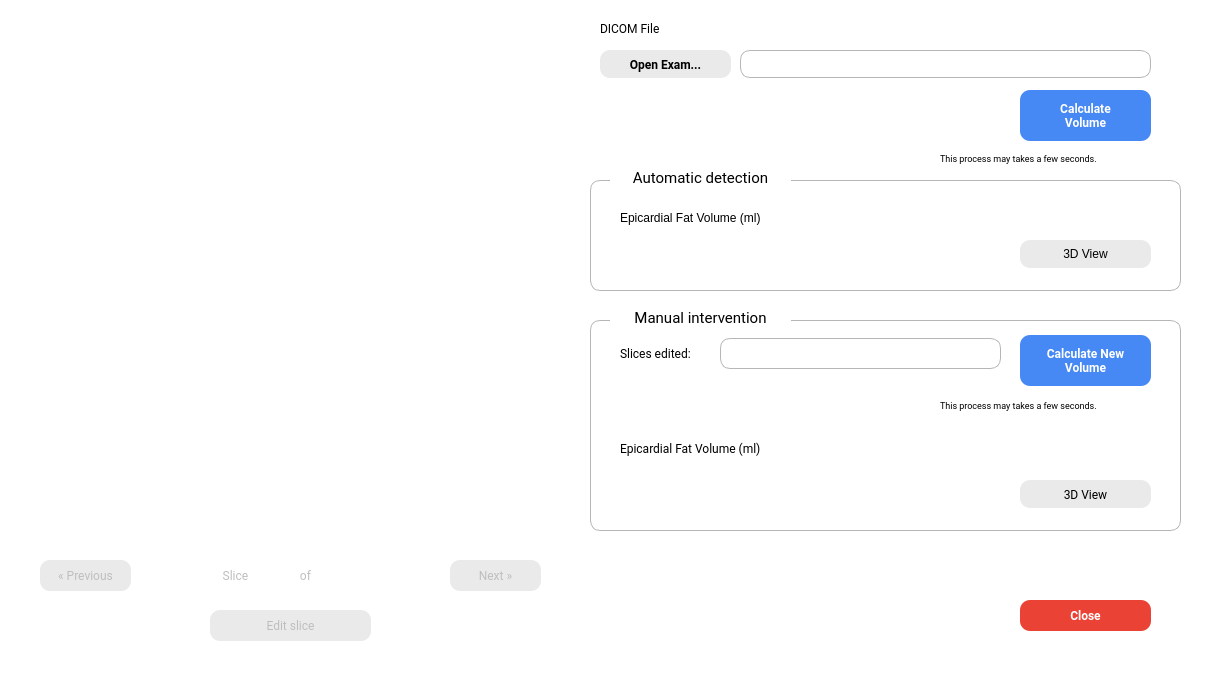
<?xml version="1.0" encoding="UTF-8"?>
<ui version="4.0">
 <class>MainWindow</class>
 <widget class="QMainWindow" name="MainWindow">
  <property name="geometry">
   <rect>
    <x>0</x>
    <y>0</y>
    <width>1208</width>
    <height>700</height>
   </rect>
  </property>
  <property name="sizePolicy">
   <sizepolicy hsizetype="Fixed" vsizetype="Preferred">
    <horstretch>0</horstretch>
    <verstretch>0</verstretch>
   </sizepolicy>
  </property>
  <property name="minimumSize">
   <size>
    <width>1208</width>
    <height>700</height>
   </size>
  </property>
  <property name="maximumSize">
   <size>
    <width>1208</width>
    <height>700</height>
   </size>
  </property>
  <property name="mouseTracking">
   <bool>false</bool>
  </property>
  <property name="tabletTracking">
   <bool>false</bool>
  </property>
  <property name="windowTitle">
   <string>MainWindow</string>
  </property>
  <property name="styleSheet">
   <string notr="true">background-color:rgb(255, 255, 255);</string>
  </property>
  <widget class="QWidget" name="centralwidget">
   <widget class="QLineEdit" name="filename">
    <property name="geometry">
     <rect>
      <x>740</x>
      <y>50</y>
      <width>411</width>
      <height>28</height>
     </rect>
    </property>
    <property name="font">
     <font>
      <family>Roboto</family>
     </font>
    </property>
    <property name="styleSheet">
     <string notr="true">QLineEdit{
	border-style: solid;
    border-width: 1px;
	border-radius: 10px;
	border-color: rgb(183,181,181);
}</string>
    </property>
    <property name="text">
     <string/>
    </property>
    <property name="frame">
     <bool>false</bool>
    </property>
   </widget>
   <widget class="QPushButton" name="openFile">
    <property name="geometry">
     <rect>
      <x>600</x>
      <y>50</y>
      <width>131</width>
      <height>28</height>
     </rect>
    </property>
    <property name="font">
     <font>
      <family>Roboto</family>
      <pointsize>9</pointsize>
      <weight>75</weight>
      <bold>true</bold>
     </font>
    </property>
    <property name="styleSheet">
     <string notr="true">QPushButton{
	border-style: solid;
    border-width: 0px;
	border-radius: 10px;
	background-color: rgb(234,234,234);
}

QPushButton::hover
{
	background-color: rgb(183,181,181);
}</string>
    </property>
    <property name="text">
     <string>Open Exam...</string>
    </property>
   </widget>
   <widget class="QLabel" name="imageHeart">
    <property name="enabled">
     <bool>true</bool>
    </property>
    <property name="geometry">
     <rect>
      <x>30</x>
      <y>20</y>
      <width>520</width>
      <height>520</height>
     </rect>
    </property>
    <property name="text">
     <string/>
    </property>
    <property name="pixmap">
     <pixmap resource="resources/resources.qrc">:/aux/default_txt.png</pixmap>
    </property>
    <property name="scaledContents">
     <bool>true</bool>
    </property>
    <property name="alignment">
     <set>Qt::AlignCenter</set>
    </property>
   </widget>
   <widget class="QGroupBox" name="manual_intervention">
    <property name="enabled">
     <bool>true</bool>
    </property>
    <property name="geometry">
     <rect>
      <x>590</x>
      <y>320</y>
      <width>591</width>
      <height>211</height>
     </rect>
    </property>
    <property name="font">
     <font>
      <family>Roboto</family>
      <pointsize>10</pointsize>
     </font>
    </property>
    <property name="styleSheet">
     <string notr="true">QGroupBox{
background-color:none;
border: 1px solid rgb(183,181,181); 
border-radius: 10px; 
}</string>
    </property>
    <property name="title">
     <string/>
    </property>
    <widget class="QGroupBox" name="duringEditionBox">
     <property name="geometry">
      <rect>
       <x>0</x>
       <y>15</y>
       <width>571</width>
       <height>91</height>
      </rect>
     </property>
     <property name="font">
      <font>
       <family>Roboto</family>
      </font>
     </property>
     <property name="styleSheet">
      <string notr="true">QGroupBox{
border-style: none;
background-color:none;
}

</string>
     </property>
     <property name="title">
      <string/>
     </property>
     <widget class="QPushButton" name="generateVolumeSemi">
      <property name="geometry">
       <rect>
        <x>430</x>
        <y>0</y>
        <width>131</width>
        <height>51</height>
       </rect>
      </property>
      <property name="font">
       <font>
        <family>Roboto</family>
        <pointsize>9</pointsize>
        <weight>75</weight>
        <bold>true</bold>
       </font>
      </property>
      <property name="mouseTracking">
       <bool>false</bool>
      </property>
      <property name="styleSheet">
       <string notr="true">QPushButton{
	border-style: solid;
    border-width: 0px;
	border-radius: 10px;
	background-color: rgb(70,136,244);
	color:rgb(255, 255, 255)
}

QPushButton::hover
{
	background-color: rgb(18,77,150);
}</string>
      </property>
      <property name="text">
       <string>Calculate New 
Volume</string>
      </property>
     </widget>
     <widget class="QTextEdit" name="slices">
      <property name="geometry">
       <rect>
        <x>130</x>
        <y>3</y>
        <width>281</width>
        <height>31</height>
       </rect>
      </property>
      <property name="font">
       <font>
        <pointsize>9</pointsize>
        <weight>50</weight>
        <bold>false</bold>
       </font>
      </property>
      <property name="styleSheet">
       <string notr="true">QTextEdit{
	border-style: solid;
    border-width: 1px;
	border-radius: 10px;
	border-color: rgb(183,181,181);
}</string>
      </property>
      <property name="frameShape">
       <enum>QFrame::NoFrame</enum>
      </property>
      <property name="readOnly">
       <bool>true</bool>
      </property>
     </widget>
     <widget class="QLabel" name="slices_edited">
      <property name="geometry">
       <rect>
        <x>30</x>
        <y>10</y>
        <width>91</width>
        <height>16</height>
       </rect>
      </property>
      <property name="font">
       <font>
        <family>Roboto</family>
        <pointsize>9</pointsize>
       </font>
      </property>
      <property name="text">
       <string>Slices edited:</string>
      </property>
     </widget>
     <widget class="QGroupBox" name="infoAuto_2">
      <property name="geometry">
       <rect>
        <x>320</x>
        <y>50</y>
        <width>251</width>
        <height>41</height>
       </rect>
      </property>
      <property name="styleSheet">
       <string notr="true">QGroupBox{
border-style: none;
background-color:none;
}</string>
      </property>
      <property name="title">
       <string/>
      </property>
      <widget class="QLabel" name="textAuto_2">
       <property name="geometry">
        <rect>
         <x>30</x>
         <y>10</y>
         <width>211</width>
         <height>21</height>
        </rect>
       </property>
       <property name="font">
        <font>
         <family>Roboto</family>
         <pointsize>7</pointsize>
         <weight>50</weight>
         <bold>false</bold>
        </font>
       </property>
       <property name="styleSheet">
        <string notr="true">background-color:none;</string>
       </property>
       <property name="text">
        <string>This process may takes a few seconds.</string>
       </property>
      </widget>
      <widget class="QLabel" name="iconAuto_2">
       <property name="geometry">
        <rect>
         <x>10</x>
         <y>10</y>
         <width>15</width>
         <height>15</height>
        </rect>
       </property>
       <property name="autoFillBackground">
        <bool>false</bool>
       </property>
       <property name="text">
        <string/>
       </property>
       <property name="pixmap">
        <pixmap resource="resources/resources.qrc">:/aux/info.png</pixmap>
       </property>
       <property name="scaledContents">
        <bool>true</bool>
       </property>
      </widget>
     </widget>
    </widget>
    <widget class="QGroupBox" name="afterEditionBox">
     <property name="geometry">
      <rect>
       <x>0</x>
       <y>100</y>
       <width>571</width>
       <height>101</height>
      </rect>
     </property>
     <property name="styleSheet">
      <string notr="true">QGroupBox{
border-style: none;
background-color:none;
}</string>
     </property>
     <property name="title">
      <string/>
     </property>
     <widget class="QTextEdit" name="volume_2">
      <property name="geometry">
       <rect>
        <x>30</x>
        <y>45</y>
        <width>141</width>
        <height>41</height>
       </rect>
      </property>
      <property name="font">
       <font>
        <pointsize>15</pointsize>
       </font>
      </property>
      <property name="styleSheet">
       <string notr="true">background-color: rgba(0,0,0,0%);</string>
      </property>
      <property name="frameShape">
       <enum>QFrame::NoFrame</enum>
      </property>
      <property name="readOnly">
       <bool>true</bool>
      </property>
     </widget>
     <widget class="QLabel" name="new_volume">
      <property name="geometry">
       <rect>
        <x>30</x>
        <y>20</y>
        <width>171</width>
        <height>16</height>
       </rect>
      </property>
      <property name="font">
       <font>
        <family>Roboto</family>
        <pointsize>9</pointsize>
       </font>
      </property>
      <property name="text">
       <string>Epicardial Fat Volume (ml)</string>
      </property>
     </widget>
     <widget class="QPushButton" name="view3DSemi">
      <property name="geometry">
       <rect>
        <x>430</x>
        <y>60</y>
        <width>131</width>
        <height>28</height>
       </rect>
      </property>
      <property name="font">
       <font>
        <family>Roboto</family>
        <pointsize>9</pointsize>
       </font>
      </property>
      <property name="styleSheet">
       <string notr="true">QPushButton{
	border-style: solid;
    border-width: 0px;
	border-radius: 10px;
	background-color: rgb(234,234,234);
}

QPushButton::hover
{
	background-color: rgb(183,181,181);
}</string>
      </property>
      <property name="text">
       <string>3D View</string>
      </property>
     </widget>
    </widget>
   </widget>
   <widget class="QLabel" name="dicom_file">
    <property name="geometry">
     <rect>
      <x>600</x>
      <y>20</y>
      <width>91</width>
      <height>16</height>
     </rect>
    </property>
    <property name="font">
     <font>
      <family>Roboto</family>
      <pointsize>9</pointsize>
     </font>
    </property>
    <property name="text">
     <string>DICOM File</string>
    </property>
   </widget>
   <widget class="QPushButton" name="generateVolumeAuto">
    <property name="enabled">
     <bool>true</bool>
    </property>
    <property name="geometry">
     <rect>
      <x>1020</x>
      <y>90</y>
      <width>131</width>
      <height>51</height>
     </rect>
    </property>
    <property name="font">
     <font>
      <family>Roboto</family>
      <pointsize>9</pointsize>
      <weight>75</weight>
      <bold>true</bold>
     </font>
    </property>
    <property name="mouseTracking">
     <bool>false</bool>
    </property>
    <property name="styleSheet">
     <string notr="true">QPushButton{
	border-style: solid;
    border-width: 0px;
	border-radius: 10px;
	background-color: rgb(70,136,244);
	color:rgb(255, 255, 255)
}

QPushButton::hover
{
	background-color: rgb(18,77,150);
}</string>
    </property>
    <property name="text">
     <string>Calculate 
Volume</string>
    </property>
   </widget>
   <widget class="QGroupBox" name="automatic_intervention">
    <property name="enabled">
     <bool>true</bool>
    </property>
    <property name="geometry">
     <rect>
      <x>590</x>
      <y>180</y>
      <width>591</width>
      <height>111</height>
     </rect>
    </property>
    <property name="font">
     <font>
      <family>Roboto</family>
      <pointsize>10</pointsize>
      <weight>50</weight>
      <bold>false</bold>
     </font>
    </property>
    <property name="styleSheet">
     <string notr="true">QGroupBox{
background-color:none;
border: 1px solid rgb(183,181,181); 
border-radius: 10px; 
}</string>
    </property>
    <property name="title">
     <string/>
    </property>
    <widget class="QPushButton" name="view3DAuto">
     <property name="geometry">
      <rect>
       <x>430</x>
       <y>60</y>
       <width>131</width>
       <height>28</height>
      </rect>
     </property>
     <property name="font">
      <font>
       <pointsize>9</pointsize>
      </font>
     </property>
     <property name="styleSheet">
      <string notr="true">QPushButton{
	border-style: solid;
    border-width: 0px;
	border-radius: 10px;
	background-color: rgb(234,234,234);
}

QPushButton::hover
{
	background-color: rgb(183,181,181);
}</string>
     </property>
     <property name="text">
      <string>3D View</string>
     </property>
    </widget>
    <widget class="QLabel" name="volume_detected">
     <property name="geometry">
      <rect>
       <x>30</x>
       <y>30</y>
       <width>171</width>
       <height>16</height>
      </rect>
     </property>
     <property name="font">
      <font>
       <pointsize>9</pointsize>
      </font>
     </property>
     <property name="text">
      <string>Epicardial Fat Volume (ml)</string>
     </property>
    </widget>
    <widget class="QLineEdit" name="volume">
     <property name="geometry">
      <rect>
       <x>30</x>
       <y>55</y>
       <width>131</width>
       <height>31</height>
      </rect>
     </property>
     <property name="font">
      <font>
       <pointsize>15</pointsize>
      </font>
     </property>
     <property name="styleSheet">
      <string notr="true">background-color: rgba(0,0,0,0%);</string>
     </property>
     <property name="text">
      <string/>
     </property>
     <property name="frame">
      <bool>false</bool>
     </property>
     <property name="readOnly">
      <bool>true</bool>
     </property>
    </widget>
   </widget>
   <widget class="QGroupBox" name="slicesManager">
    <property name="enabled">
     <bool>false</bool>
    </property>
    <property name="geometry">
     <rect>
      <x>30</x>
      <y>550</y>
      <width>521</width>
      <height>101</height>
     </rect>
    </property>
    <property name="styleSheet">
     <string notr="true">QGroupBox{
border-style: none;
background-color:none;
}</string>
    </property>
    <property name="title">
     <string/>
    </property>
    <widget class="QTextEdit" name="total_slices">
     <property name="geometry">
      <rect>
       <x>300</x>
       <y>10</y>
       <width>41</width>
       <height>41</height>
      </rect>
     </property>
     <property name="font">
      <font>
       <family>Roboto</family>
       <pointsize>11</pointsize>
       <weight>50</weight>
       <bold>false</bold>
      </font>
     </property>
     <property name="mouseTracking">
      <bool>true</bool>
     </property>
     <property name="styleSheet">
      <string notr="true">background-color: rgba(0,0,0,0%);</string>
     </property>
     <property name="frameShape">
      <enum>QFrame::NoFrame</enum>
     </property>
     <property name="lineWidth">
      <number>1</number>
     </property>
     <property name="autoFormatting">
      <set>QTextEdit::AutoNone</set>
     </property>
     <property name="textInteractionFlags">
      <set>Qt::NoTextInteraction</set>
     </property>
     <property name="placeholderText">
      <string/>
     </property>
    </widget>
    <widget class="QLabel" name="label_2">
     <property name="geometry">
      <rect>
       <x>180</x>
       <y>10</y>
       <width>51</width>
       <height>31</height>
      </rect>
     </property>
     <property name="font">
      <font>
       <family>Roboto</family>
       <pointsize>9</pointsize>
      </font>
     </property>
     <property name="text">
      <string>Slice</string>
     </property>
     <property name="alignment">
      <set>Qt::AlignCenter</set>
     </property>
    </widget>
    <widget class="QLabel" name="of">
     <property name="geometry">
      <rect>
       <x>260</x>
       <y>10</y>
       <width>31</width>
       <height>31</height>
      </rect>
     </property>
     <property name="font">
      <font>
       <family>Roboto</family>
       <pointsize>9</pointsize>
      </font>
     </property>
     <property name="text">
      <string>of</string>
     </property>
     <property name="alignment">
      <set>Qt::AlignCenter</set>
     </property>
    </widget>
    <widget class="QPushButton" name="previous">
     <property name="geometry">
      <rect>
       <x>10</x>
       <y>10</y>
       <width>91</width>
       <height>31</height>
      </rect>
     </property>
     <property name="font">
      <font>
       <family>Roboto</family>
       <pointsize>9</pointsize>
      </font>
     </property>
     <property name="styleSheet">
      <string notr="true">QPushButton{
	border-style: solid;
    border-width: 0px;
	border-radius: 10px;
	background-color: rgb(234,234,234);
}

QPushButton::hover
{
	background-color: rgb(183,181,181);
}</string>
     </property>
     <property name="text">
      <string>« Previous</string>
     </property>
    </widget>
    <widget class="QPushButton" name="next">
     <property name="geometry">
      <rect>
       <x>420</x>
       <y>10</y>
       <width>91</width>
       <height>31</height>
      </rect>
     </property>
     <property name="font">
      <font>
       <family>Roboto</family>
       <pointsize>9</pointsize>
      </font>
     </property>
     <property name="styleSheet">
      <string notr="true">QPushButton{
	border-style: solid;
    border-width: 0px;
	border-radius: 10px;
	background-color: rgb(234,234,234);
}

QPushButton::hover
{
	background-color: rgb(183,181,181);
}</string>
     </property>
     <property name="text">
      <string>Next »</string>
     </property>
    </widget>
    <widget class="QPushButton" name="edit_slice">
     <property name="geometry">
      <rect>
       <x>180</x>
       <y>60</y>
       <width>161</width>
       <height>31</height>
      </rect>
     </property>
     <property name="font">
      <font>
       <family>Roboto</family>
       <pointsize>9</pointsize>
      </font>
     </property>
     <property name="styleSheet">
      <string notr="true">QPushButton{
	border-style: solid;
    border-width: 0px;
	border-radius: 10px;
	background-color: rgb(234,234,234);
}

QPushButton::hover
{
	background-color: rgb(183,181,181);
}</string>
     </property>
     <property name="text">
      <string>Edit slice</string>
     </property>
    </widget>
    <widget class="QTextEdit" name="actual_slice">
     <property name="geometry">
      <rect>
       <x>232</x>
       <y>10</y>
       <width>41</width>
       <height>41</height>
      </rect>
     </property>
     <property name="font">
      <font>
       <family>Roboto</family>
       <pointsize>11</pointsize>
       <weight>50</weight>
       <bold>false</bold>
      </font>
     </property>
     <property name="mouseTracking">
      <bool>true</bool>
     </property>
     <property name="styleSheet">
      <string notr="true">background-color: rgba(0,0,0,0%);</string>
     </property>
     <property name="frameShape">
      <enum>QFrame::NoFrame</enum>
     </property>
     <property name="lineWidth">
      <number>1</number>
     </property>
     <property name="autoFormatting">
      <set>QTextEdit::AutoNone</set>
     </property>
     <property name="readOnly">
      <bool>true</bool>
     </property>
     <property name="placeholderText">
      <string/>
     </property>
    </widget>
   </widget>
   <widget class="QPushButton" name="closeButton">
    <property name="geometry">
     <rect>
      <x>1020</x>
      <y>600</y>
      <width>131</width>
      <height>31</height>
     </rect>
    </property>
    <property name="font">
     <font>
      <family>Roboto</family>
      <pointsize>9</pointsize>
      <weight>75</weight>
      <bold>true</bold>
     </font>
    </property>
    <property name="styleSheet">
     <string notr="true">QPushButton{
	border-style: solid;
    border-width: 0px;
	border-radius: 10px;
	background-color: rgb(234,67,53);
	color:rgb(255, 255, 255)
}

QPushButton::hover
{
	background-color: rgb(172,16,12);
}</string>
    </property>
    <property name="text">
     <string>Close</string>
    </property>
   </widget>
   <widget class="QLabel" name="autoLabel">
    <property name="geometry">
     <rect>
      <x>610</x>
      <y>170</y>
      <width>181</width>
      <height>16</height>
     </rect>
    </property>
    <property name="font">
     <font>
      <family>Roboto</family>
      <pointsize>11</pointsize>
     </font>
    </property>
    <property name="text">
     <string>Automatic detection</string>
    </property>
    <property name="alignment">
     <set>Qt::AlignCenter</set>
    </property>
   </widget>
   <widget class="QLabel" name="semiLabel">
    <property name="geometry">
     <rect>
      <x>610</x>
      <y>310</y>
      <width>181</width>
      <height>16</height>
     </rect>
    </property>
    <property name="font">
     <font>
      <family>Roboto</family>
      <pointsize>11</pointsize>
     </font>
    </property>
    <property name="text">
     <string>Manual intervention</string>
    </property>
    <property name="alignment">
     <set>Qt::AlignCenter</set>
    </property>
   </widget>
   <widget class="QGroupBox" name="infoAuto">
    <property name="geometry">
     <rect>
      <x>910</x>
      <y>140</y>
      <width>251</width>
      <height>41</height>
     </rect>
    </property>
    <property name="styleSheet">
     <string notr="true">QGroupBox{
border-style: none;
background-color:none;
}</string>
    </property>
    <property name="title">
     <string/>
    </property>
    <widget class="QLabel" name="textAuto">
     <property name="geometry">
      <rect>
       <x>30</x>
       <y>8</y>
       <width>221</width>
       <height>21</height>
      </rect>
     </property>
     <property name="font">
      <font>
       <family>Roboto</family>
       <pointsize>7</pointsize>
       <weight>50</weight>
       <bold>false</bold>
      </font>
     </property>
     <property name="styleSheet">
      <string notr="true">background-color:none;</string>
     </property>
     <property name="text">
      <string>This process may takes a few seconds.</string>
     </property>
    </widget>
    <widget class="QLabel" name="iconAuto">
     <property name="geometry">
      <rect>
       <x>10</x>
       <y>10</y>
       <width>15</width>
       <height>15</height>
      </rect>
     </property>
     <property name="autoFillBackground">
      <bool>false</bool>
     </property>
     <property name="text">
      <string/>
     </property>
     <property name="pixmap">
      <pixmap resource="resources/resources.qrc">:/aux/info.png</pixmap>
     </property>
     <property name="scaledContents">
      <bool>true</bool>
     </property>
    </widget>
   </widget>
   <zorder>automatic_intervention</zorder>
   <zorder>manual_intervention</zorder>
   <zorder>filename</zorder>
   <zorder>openFile</zorder>
   <zorder>imageHeart</zorder>
   <zorder>dicom_file</zorder>
   <zorder>generateVolumeAuto</zorder>
   <zorder>slicesManager</zorder>
   <zorder>closeButton</zorder>
   <zorder>autoLabel</zorder>
   <zorder>semiLabel</zorder>
   <zorder>infoAuto</zorder>
  </widget>
  <widget class="QMenuBar" name="menubar">
   <property name="geometry">
    <rect>
     <x>0</x>
     <y>0</y>
     <width>1208</width>
     <height>26</height>
    </rect>
   </property>
  </widget>
  <widget class="QStatusBar" name="statusbar"/>
  <action name="actionOpen_File">
   <property name="text">
    <string>Open File...</string>
   </property>
  </action>
 </widget>
 <resources>
  <include location="resources/resources.qrc"/>
 </resources>
 <connections/>
</ui>
